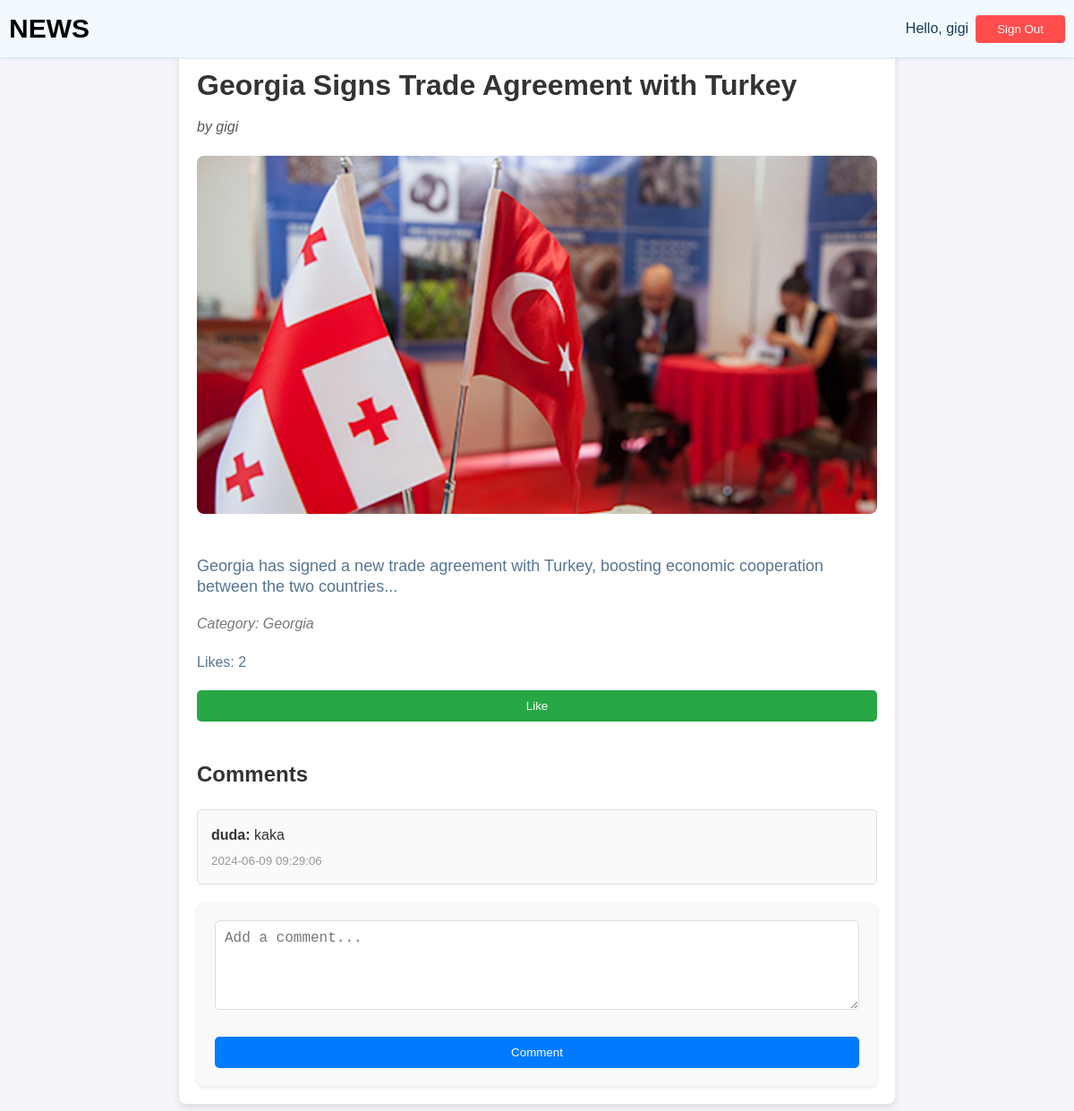
Page /article.php?id=23 (signed in) on the committed database.
### tables this page shows
CREATE TABLE `articles` (
  `article_id` int(4) UNSIGNED NOT NULL,
  `title` varchar(255) NOT NULL,
  `content` text NOT NULL,
  `image_url` varchar(255) DEFAULT NULL,
  `published_at` timestamp NOT NULL DEFAULT current_timestamp(),
  `author_id` int(4) UNSIGNED DEFAULT NULL,
  `category_id` int(4) UNSIGNED DEFAULT NULL
);

CREATE TABLE `users` (
  `user_id` int(4) UNSIGNED NOT NULL,
  `username` varchar(50) NOT NULL,
  `email` varchar(100) NOT NULL,
  `password` varchar(255) NOT NULL,
  `user_type` enum('admin','basic') NOT NULL DEFAULT 'basic',
  `created_at` timestamp NOT NULL DEFAULT current_timestamp()
);

CREATE TABLE `categories` (
  `category_id` int(4) UNSIGNED NOT NULL,
  `name` varchar(50) NOT NULL,
  `description` text DEFAULT NULL,
  `created_at` timestamp NOT NULL DEFAULT current_timestamp()
);

CREATE TABLE `comments` (
  `comment_id` int(4) UNSIGNED NOT NULL,
  `content` text NOT NULL,
  `created_at` timestamp NOT NULL DEFAULT current_timestamp(),
  `user_id` int(4) UNSIGNED DEFAULT NULL,
  `article_id` int(4) UNSIGNED DEFAULT NULL
);

### article.php (the view, shortened to what this page needs)
<?php
include './conn/db.php';
$article_id = intval($_GET['id']);
$sql_article = "SELECT articles.*, users.username AS author, categories.name AS category FROM articles
                JOIN users ON articles.author_id = users.user_id
                JOIN categories ON articles.category_id = categories.category_id
                WHERE article_id = $article_id";
$result_article = mysqli_query($conn, $sql_article);
$article = mysqli_fetch_assoc($result_article);
$sql_comments = "SELECT comments.*, users.username FROM comments
                 JOIN users ON comments.user_id = users.user_id
                 WHERE article_id = $article_id
                 ORDER BY comments.created_at DESC";
$result_comments = mysqli_query($conn, $sql_comments);
$sql_likes = "SELECT COUNT(*) AS likes_count FROM likes WHERE article_id = $article_id";
$result_likes = mysqli_query($conn, $sql_likes);
$likes = mysqli_fetch_assoc($result_likes);
?>
<!DOCTYPE html>
<html lang="en">
<head>
    <link rel="stylesheet" href="./css/styles.css">
    <link rel="stylesheet" href="./css/article.css">
</head>
<body>
    <nav>
        <div class="main-nav container flex">
            <a href="index.php" class="company-logo">
                <h1>NEWS</h1>
            </a>
            <div class="search-bar flex">
                <?php if (isset($_SESSION['user_id'])): ?>
                    <span class="username-display">Hello, <?php echo $_SESSION['name']; ?></span>
                    <button class="signout-button" id="signout-button">Sign Out</button>
                <?php endif; ?>
            </div>
        </div>
    </nav>
    <div class="article-container">
        <h1 class="article-title"><?php echo $article['title']; ?></h1>
        <p class="article-author">by <?php echo $article['author']; ?></p>
        <img src="<?php echo $article['image_url']; ?>" alt="Article Image" class="article-image">
        <div class="article-content">
            <p><?php echo nl2br($article['content']); ?></p>
        </div>
        <p class="article-category">Category: <?php echo $article['category']; ?></p>
        <div class="likes-container">
            <p>Likes: <?php echo $likes['likes_count']; ?></p>
            <form id="likeForm">
                <button type="button" onclick="likeArticle()">Like</button>
            </form>
        </div>
        <div class="comments-container">
            <h2>Comments</h2>
            <?php
            if ($result_comments && mysqli_num_rows($result_comments) > 0) {
                while ($comment = mysqli_fetch_assoc($result_comments)) {
                    echo "<div class='comment'><strong>{$comment['username']}:</strong> {$comment['content']} <small>{$comment['created_at']}</small></div>";
                }
            } else {
                echo "No comments yet.";
            }
            ?>
        </div>
        <div class="comment-form">
            <form id="commentForm">
                <textarea name="content" placeholder="Add a comment..."></textarea>
                <button type="button" onclick="addComment()">Comment</button>
            </form>
        </div>
    </div>
</body>
</html>

### css/styles.css (style rules this page uses)
* { padding: 0; margin: 0; box-sizing: border-box; }
:root { --primary-text-color: #183b56; --secondary-text-color: #577592; --accent-color: #2294ed; --accent-color-dark: #1d69a3; }
body { font-family: "Poppins", sans-serif; color: var(--primary-text-color); }
p { color: var(--secondary-text-color); line-height: 1.4rem; }
a { text-decoration: none; }
.flex { display: flex; align-items: center; }
.container { max-width: 1180px; margin-inline: auto; overflow: hidden; }
nav { background-color: #f3faff; box-shadow: 0 0 4px #bbd0e2; position: fixed; top: 0; z-index: 99; left: 0; right: 0; }
.main-nav { justify-content: space-between; padding-block: 8px; }
.search-bar { height: 32px; gap: 8px; }
.company-logo { font-size: 20px; color: black; }
form { display: flex; flex-direction: column; }
form button { margin-top: 20px; padding: 10px; background-color: var(--accent-color); color: white; border: none; border-radius: 4px; cursor: pointer; }
.signout-button { background-color: #ff4d4d; color: white; padding: 8px 24px; border: none; border-radius: 4px; cursor: pointer; display: none; }
.username-display { margin-left: 16px; color: var(--primary-text-color); }
.signout-button { display: inline-block; }

### css/article.css (style rules this page uses)
body { font-family: Arial, sans-serif; line-height: 1.6; color: #333; background-color: #f4f4f9; margin: 0; padding: 0; }
.article-container { max-width: 800px; margin: 20px auto; padding: 20px; padding-top: 50px; background: #fff; box-shadow: 0 4px 8px rgba(0, 0, 0, 0.1); border-radius: 8px; }
.article-title { font-size: 32px; font-weight: bold; color: #333; margin-bottom: 10px; }
.article-author { font-style: italic; color: #555; margin-bottom: 20px; }
.article-image { width: 100%; height: auto; border-radius: 8px; margin-bottom: 20px; }
.article-content { margin-top: 20px; line-height: 1.8; font-size: 18px; }
.article-category { font-style: italic; color: #777; margin-top: 20px; }
.likes-container { margin-top: 20px; }
.likes-container button { padding: 10px 20px; background-color: #28a745; color: #fff; border: none; border-radius: 5px; cursor: pointer; }
.comments-container { margin-top: 40px; }
.comments-container h2 { margin-bottom: 20px; font-size: 24px; color: #333; }
.comment { margin-bottom: 10px; padding: 15px; border: 1px solid #ddd; background-color: #fafafa; border-radius: 5px; }
.comment strong { font-weight: bold; }
.comment small { color: #999; display: block; margin-top: 5px; }
.comment-form { margin-top: 20px; background: #f9f9f9; padding: 20px; border-radius: 8px; box-shadow: 0 2px 4px rgba(0, 0, 0, 0.1); }
.comment-form textarea { width: 100%; height: 100px; resize: vertical; margin-bottom: 10px; padding: 10px; font-size: 16px; border: 1px solid #ddd; border-radius: 5px; }
.comment-form button { padding: 10px 20px; background-color: #007bff; color: #fff; border: none; border-radius: 5px; cursor: pointer; }

### rows in the picture
articles: title "Georgia Signs Trade Agreement with Turkey", author.username "gigi", image_url (picture), content "Georgia has signed a new trade agreement with Turkey, boosting economic cooperation between the two countries...", category.name "Georgia"
comments: user.username "duda", content "kaka", created_at "2024-06-09 09:29:06"

### other values in the picture
$_SESSION['name'] "gigi"
$likes['likes_count'] "2"
